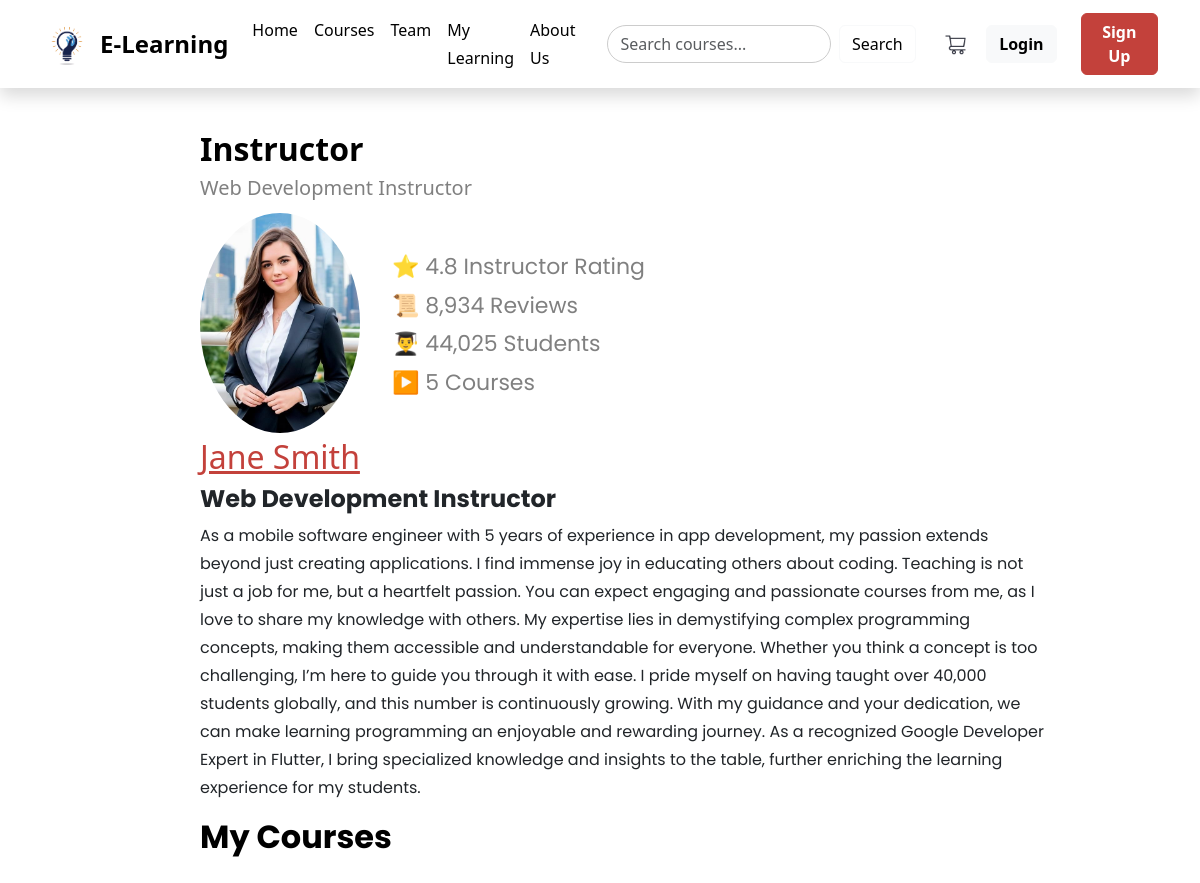
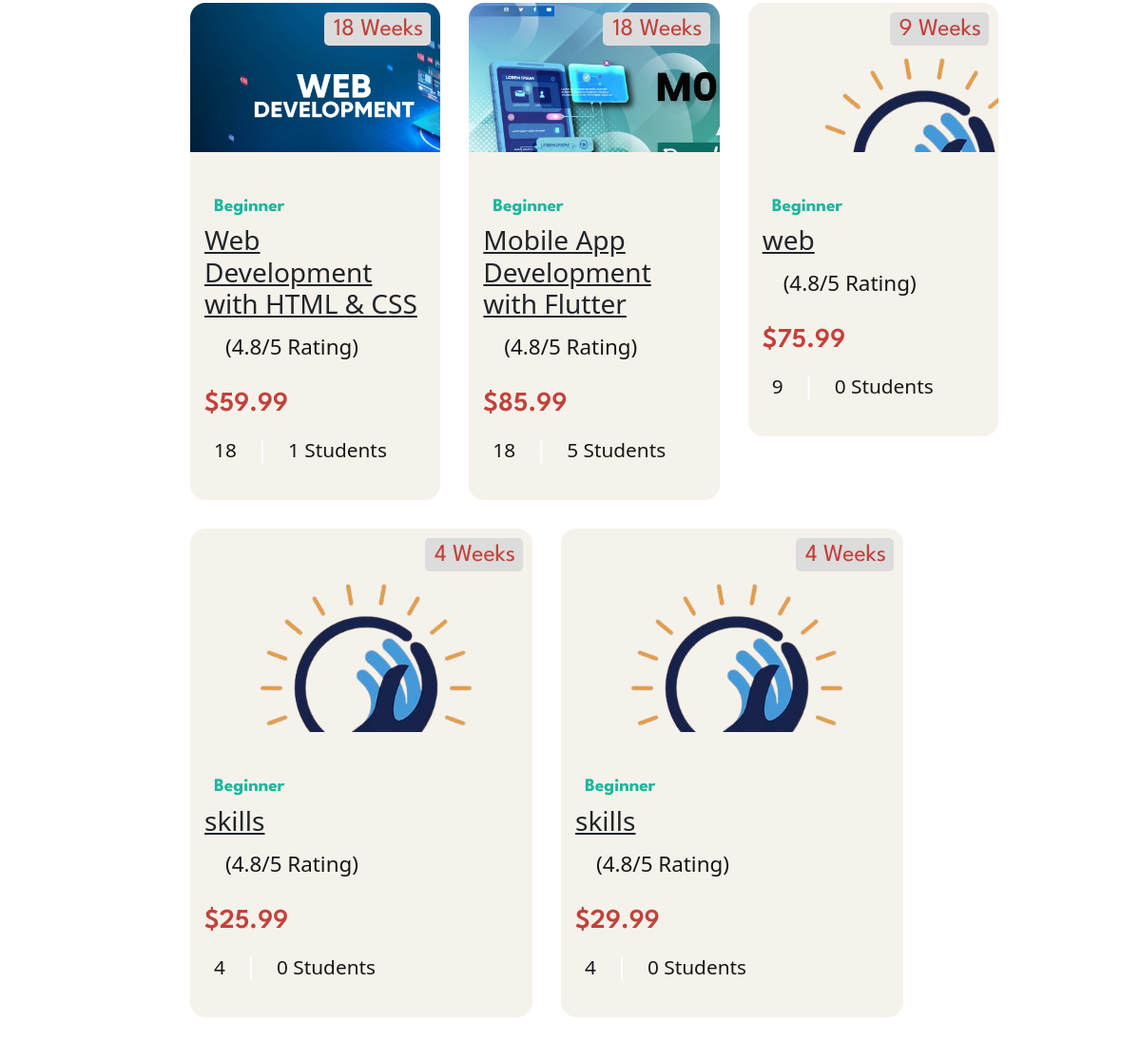
The app's page /instructor/instructor.php?i_id=2 with its own data (2 pictures, top to bottom).
### tables this page shows
CREATE TABLE `instructor` (
  `i_name` varchar(50) NOT NULL COMMENT 'Instructor''s name',
  `i_id` int(11) NOT NULL COMMENT 'Instructor''s ID, Primary key, auto-incremented',
  `i_phone` varchar(13) NOT NULL COMMENT 'Instructor''s phone number',
  `i_email` varchar(40) NOT NULL COMMENT 'Instructor''s email address',
  `i_image` varchar(30) NOT NULL COMMENT 'Instructor''s Image Path',
  `i_bio` varchar(40) NOT NULL COMMENT 'Instructor''s Bio',
  `i_job_desc` varchar(1000) NOT NULL
);

CREATE TABLE `course` (
  `c_name` varchar(100) NOT NULL COMMENT 'Course Name',
  `c_id` int(11) NOT NULL COMMENT 'Course ID, Primary key that auto-increments',
  `c_desc` text NOT NULL COMMENT 'Description for course',
  `c_price` varchar(10) NOT NULL COMMENT 'Price of a course',
  `c_no_of_lessons` int(11) NOT NULL COMMENT 'Number of lessons in a course',
  `c_image` varchar(100) NOT NULL COMMENT 'Path to course image',
  `i_id` int(11) NOT NULL DEFAULT 1 COMMENT 'Instructor ID, foreign key from instructor table',
  `c_level` varchar(15) NOT NULL DEFAULT 'Beginner'
);

### instructor/instructor.php (the view, shortened to what this page needs)
<?php
$is_logged_in = isset($_SESSION['is_logged_in']);
$username = isset($_SESSION['username']) ? $_SESSION['username'] : '';
?>
<!DOCTYPE html>
<html lang="en">
<head>
    <link rel="stylesheet" href="../bootstrap/css/bootstrap.min.css">
    <link rel="stylesheet" href="instructor_style.css">
    <link rel="stylesheet" href="../home/styles.css">
</head>
<body>
    <header>
        <nav class="navbar navbar-expand-lg bg-primary shadow">
            <div class="container">
                <a class="navbar-brand d-flex align-items-center logo" href="#">
                    <img src="../home/images/logo1.png" alt="Logo" width="50" height="50" class="me-2">
                    <span>E-Learning</span>
                </a>
                <div class="collapse navbar-collapse" id="navbarNav">
                    <ul class="navbar-nav ms-auto me-4">
                        <li class="nav-item"><a class="nav-link text-light" href="../home/home.php">Home</a></li>
                        <li class="nav-item"><a class="nav-link text-light" href="../home/home.php#courses">Courses</a>
                        </li>
                        <li class="nav-item"><a class="nav-link text-light" href="../home/home.php#team">Team</a></li>
                        <li class="nav-item"><a class="nav-link text-light" href="../my_learning/my_learning.php">My
                                Learning</a></li>
                        <li class="nav-item"><a class="nav-link text-light" href="../home/home.php#About-us">About
                                Us</a></li>
                    </ul>
                    <form class="d-flex me-4" method="POST" action="../search/search.php">
                        <input class="form-control me-2 search" type="search" name="searchQuery"
                            placeholder="Search courses..." aria-label="Search" required>
                        <button class="btn btn-outline-light" type="submit">Search</button>
                    </form>
                    <a href="../cart/cart.php" class="me-3 cart">
                        <img src="../home/images/cart_icon.png" alt="Cart" width="30" height="30">
                    </a>
                    <?php if ($is_logged_in): ?>
                        <span style="font-size: 65%; margin-right: 2%;">Welcome <?php echo $username; ?>! </span>
                        <a href="../registration/logout.php" class="btn btn-light me-4">Log out</a>
                    <?php else: ?>
                        <a href="../registration/login.php" class="btn btn-light me-4">Login</a>
                        <a href="../registration/signup.php" class="btn btn-warning">Sign Up</a>
                    <?php endif; ?>
                </div>
            </div>
        </nav>
    </header>
    <section class="ins-data">
        <?php
        if (isset($_GET['i_id'])) {
            $conn = mysqli_connect("localhost", "root", "", "e_learning");
            $sql = "SELECT i_name, i_image, i_bio, i_job_desc FROM instructor WHERE i_id = " . $_GET['i_id'];
            $result = mysqli_query($conn, $sql);
            if ($row = mysqli_fetch_assoc($result)) {
                echo '<div>
                        <h2 style="font-weight: bold; color: black;">Instructor</h2>
                        <h5 style="color: gray;">' . $row['i_bio'] . ' Instructor</h5>
                        <div class="img-container">
                            <img src="../home/' . $row['i_image'] . '" alt=' . $row['i_image'] . '>
                            <ul style="padding-top: 35px;">
                                <li>⭐ 4.8 Instructor Rating</li>
                                <li>📜 8,934 Reviews</li>
                                <li>👨‍🎓 44,025 Students</li>
                                <li>▶️ ';
                $sql = "SELECT * FROM course WHERE i_id=" . $_GET['i_id'];
                $result = mysqli_query($conn, $sql);
                echo mysqli_num_rows($result) . ' Courses</li>
                            </ul>
                        </div>
                        <h2 style=" text-decoration: underline; user-select: none;">' . $row['i_name'] . '</h2>
                    </div>
                    <div class="ins-disc">
                        <h4 style="font-weight: bold;">' . $row['i_bio'] . '
                            Instructor</h4>
                        <p>
                            ' . $row['i_job_desc'] . '
                        </p>
                    </div>';
            }
        }
        ?>
    </section>
    <section class="ins-courses">
        <h2>My Courses</h2>
        <div class="courses-list">
            <?php
            while ($row = mysqli_fetch_assoc($result)) {
                echo '
                    <div class="ins-course-card">
                        <figure class="card-banner img-holder" style="--width: 370; --height: 220;">
                            <img src="../home/' . $row['c_image'] . '" width="370" height="220" loading="lazy"
                                alt="' . $row['c_desc'] . '">
                        </figure>
                        <div class="abs-badge">
                            <ion-icon name="time-outline" aria-hidden="true"></ion-icon>
                            <span class="span">' . $row['c_no_of_lessons'] . ' Weeks</span>
                        </div>
                        <div class="card-content">
                            <span class="badge">Beginner</span>';
                if ($is_logged_in) {
                    $s_id = $_SESSION['s_id'];
                    $c_id = $row["c_id"];
                    $sql = "SELECT * FROM `old_cart` WHERE s_id = $s_id and c_id = $c_id;";
                    $result2 = mysqli_query($conn, $sql);
                    if (mysqli_num_rows($result2) == 0)
                        echo '<h3><a href="#courseModal" onclick="openModal(' . '\'' . $row['c_name'] . '\', ' . '\'' . $row['c_desc'] . '\', ' . '\'' . $row['c_no_of_lessons'] . '\', ' . '\'' . $row['c_price'] . '\', ' . '\'' . $row['c_id'] . '\')" class="card-title">' . $row["c_name"] . '</a></h3>';
                    else
                        echo '<h3><a href="../course_content/course_page.php?c_id=' . $row['c_id'] . '" class="card-title">' . $row["c_name"] . '</a></h3>';
                } else
                    echo '<h3><a href="#courseModal" onclick="openModal(' . '\'' . $row['c_name'] . '\', ' . '\'' . $row['c_desc'] . '\', ' . '\'' . $row['c_no_of_lessons'] . '\', ' . '\'' . $row['c_price'] . '\', ' . '\'' . $row['c_id'] . '\')" class="card-title">' . $row["c_name"] . '</a></h3>';
                echo
                    '<div class="wrapper">
                                <div class="rating-wrapper">
                                    <ion-icon name="star"></ion-icon>
                                    <ion-icon name="star"></ion-icon>
                                    <ion-icon name="star"></ion-icon>
                                    <ion-icon name="star"></ion-icon>
                                    <ion-icon name="star"></ion-icon>
                                </div>
                                <p class="rating-text">(4.8/5 Rating)</p>
                            </div>
                            <data class="price" value="' . $row['c_price'] . '"> $' . $row['c_price'] . '</data>
                            <ul class="card-meta-list">
                                <li class="card-meta-item">
                                    <ion-icon name="library-outline" aria-hidden="true"></ion-icon>
                                    <span class="span">' . $row['c_no_of_lessons'] . '</span>
                                </li>
                                <li class="card-meta-item">
                                    <ion-icon name="people-outline" aria-hidden="true"></ion-icon>
                                    <span class="span">';
                $sql = "SELECT count(s_id) FROM old_cart WHERE c_id = " . $row['c_id'];
                $no_of_st = mysqli_query($conn, $sql);
                $no_of_st = mysqli_fetch_assoc($no_of_st);
                echo $no_of_st['count(s_id)'] . ' Students</span>
                                </li>
                            </ul>
                        </div>
                    </div>
                ';
            }
            ?>
        </div>
    </section>
</body>
</html>

### instructor/instructor_style.css (style rules this page uses)
body { padding: 25px; padding-left: 200px; padding-right: 150px; }
.ins-data { margin-top: 70px; opacity: 0; transform: translateY(30px); animation: fadeInUp 1s ease-out forwards; }
.ins-data.visible { animation: fadeInUp 1s ease-out forwards; }
.ins-data h2 { color: #C3413B; transition: color 0.3s ease; }
.img-container { display: flex; padding-top: 5px; padding-bottom: 5px; }
.img-container img { width: 160px; height: 220px; border-radius: 50%; object-fit: cover; opacity: 0; transform: scale(0.9); animation: fadeIn 1s ease-out forwards; transition: opacity 0.3s ease-out, transform 0.3s ease-out; }
.img-container ul { font-family: 'Poppins', sans-serif; font-size: 22px; color: gray; }
.ins-disc { font-family: 'Poppins', sans-serif; }
.ins-disc p { font-size: 16px; }
.ins-courses h2 { color: black; margin-top: 10px; margin-bottom: 30px; transition: color 0.3s ease; font-weight: bold; font-family: 'Poppins', sans-serif; }
.courses-list { display: flex; flex-wrap: wrap; gap: 30px; }
.ins-course-card { flex: 1 1 30%; max-width: 360px; height: 100%; box-sizing: border-box; background-color: #F5F2EB; border-radius: 16px; overflow: hidden; position: relative; opacity: 1; }
.ins-course-card :is(.abs-badge, .badge) { font-family: 'League Spartan', sans-serif; border-radius: 5px; }
.ins-course-card .abs-badge { position: absolute; top: 10px; right: 10px; background-color: #DCDCDC; color: #C3413B; display: flex; align-items: center; gap: 2px; line-height: 1; padding: 6px 8px; padding-block-end: 3px; }
.ins-course-card .card-content { padding: 15px; }
.ins-course-card .badge { max-width: max-content; color: hsl(170, 75%, 41%); line-height: 25px; padding-inline: 10px; }
.ins-course-card :is(.wrapper, .rating-wrapper, .card-meta-list, .card-meta-item) { display: flex; align-items: center; }
.ins-course-card .wrapper { gap: 10px; }
.ins-course-card .rating-text { color: hsl(0, 0%, 9%); font-size: 1.4rem; font-weight: 500; }
.ins-course-card .price { color: #C3413B; font-family: 'League Spartan', sans-serif; font-size: 1.8rem; font-weight: 600; margin-block: 8px 15px; }
.ins-course-card .card-meta-list { flex-wrap: wrap; padding-left: 0; }
.ins-course-card .card-meta-item { position: relative; gap: 10px; }
.ins-course-card .card-meta-item:not(:last-child)::after { content: "|"; display: inline-block; color: #fff; padding-inline: 10px; }
.ins-course-card .card-meta-item .span { color: hsl(0, 0%, 9%); font-size: 1.3rem; }

### home/styles.css (style rules this page uses)
:root { --transition-1: 0.25s ease; --transition-2: 0.5s ease; }
body { padding-top: 60px; }
li { list-style-type: none; }
button { cursor: pointer; }
img { height: auto; display: flex; }
html { font-family: 'Poppins', sans-serif; font-size: 16px; scroll-behavior: smooth; }
body { font-size: 1.6rem; line-height: 1.75; }
.img-holder { aspect-ratio: var(--width) / var(--height); overflow: hidden; }
.navbar { background-color: #fff !important; position: fixed; top: 0; left: 0; width: 100%; z-index: 1000; box-shadow: 0 4px 6px rgba(0, 0, 0, 0.1); }
.navbar-brand span { font-size: 1.5rem; font-weight: bold; color: #000; }
.nav-link { font-size: 1rem; font-weight: 500; color: #000 !important; }
.btn-light { color: #000 !important; font-weight: 600; }
.btn-warning { font-weight: 600; background-color: #C3413B; border-color: #C3413B; color: #fff; }
.btn-light { color: #000 !important; }
.navbar .form-control { max-width: 400px; border-radius: 20px; border: 1px solid #ccc; }
.btn-outline-light { color: #000; width: 100px; }
.span { color: #C3413B; }

### records on screen
instructor: i_bio "Web Development", i_image (picture), i_name "Jane Smith", i_job_desc "As a mobile software engineer with 5 years of experience in app development, my passion extends beyond just creating applications. I find immense joy in educating others about coding. Teaching is not just a job for me, but a heartfelt passion. You can expect engaging and passionate courses from me, as I love to share my knowledge with others. My expertise lies in demystifying complex programming concepts, making them accessible and understandable for everyone. Whether you think a concept is too challenging, I’m here to guide you through it with ease. I pride myself on having taught over 40,000 students globally, and this number is continuously growing. With my guidance and your dedication,…"
course: c_image (picture), c_no_of_lessons "18", c_name "Web Development with HTML & CSS", c_price "59.99", count "1"
course: c_image (picture), c_no_of_lessons "18", c_name "Mobile App Development with Flutter", c_price "85.99", count "5"
course: c_image (picture), c_no_of_lessons "9", c_name "web", c_price "75.99", count "0"
course: c_image (picture), c_no_of_lessons "4", c_name "skills", c_price "25.99", count "0"
course: c_image (picture), c_no_of_lessons "4", c_name "skills", c_price "29.99", count "0"

### other values on screen
mysqli_num_rows($result) "5"
